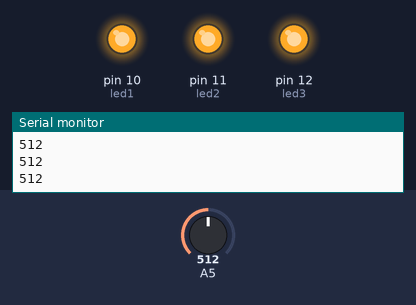
A sketch run on a simulated Arduino Uno, built with avr-gcc and run on an emulated ATmega328P. Shown: output pins drawn as LEDs (lit = HIGH), the last lines printed to the serial monitor. The inputs (shaded band) are chosen by the test bench; at power-on: A5 = 512.

Above: at 1.2 s.
1.3 s: A5 set to 110
2.8 s: A5 set to 90
At 3.2 s:
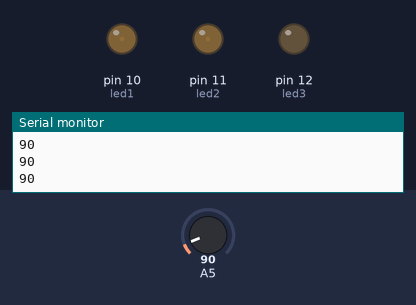
4.3 s: A5 set to 122
At 5.1 s:
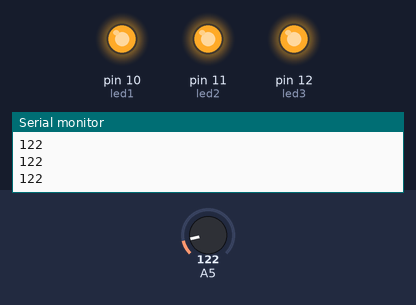
Timing chart, 0 to 7.3 s (numbered marks = the images above; inputs shaded):
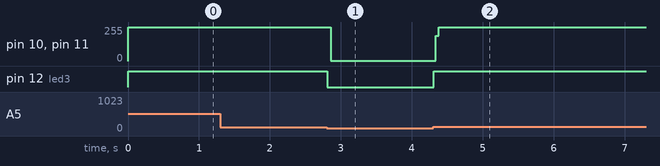

The sketch:

mic_code.ino
```cpp
const int led3 = 12;
const int led2 = 11;
const int led1 = 10;
int micValue;
void setup() {
pinMode(led3,OUTPUT);
pinMode(led2,OUTPUT);
pinMode(led1,OUTPUT);
Serial.begin(9600);
}
void loop() {
micValue = analogRead(A5);
Serial.println(micValue);
  if(micValue>26,micValue<80)
  {
   digitalWrite(led1,HIGH);
   digitalWrite(led2,LOW);
   digitalWrite(led3,LOW);
  }
  if(micValue>=80,micValue<100)
  {
   digitalWrite(led1,HIGH);
   digitalWrite(led2,HIGH);
   digitalWrite(led3,LOW);
  }
  if(micValue>=100)
  {
   digitalWrite(led1,HIGH);
   digitalWrite(led2,HIGH);
   digitalWrite(led3,HIGH);
   Serial.println(micValue);
  }
  else
  {
   digitalWrite(led1,LOW);
   digitalWrite(led2,LOW);
   digitalWrite(led3,LOW);
  }
}
```

Measured:
- the behaviour switches between 100 and 99 on A5 (found by bisection; images 0 and 1)
- after the input at 2.8 s, pin 10 (led1), pin 11 (led2): 255/255 → 1/255 after 0.06 s; pin 12 (led3): HIGH → LOW at once
- after the input at 4.3 s, pin 10 (led1), pin 11 (led2): 1/255 → 255/255 at once; pin 12 (led3): LOW → HIGH at once
